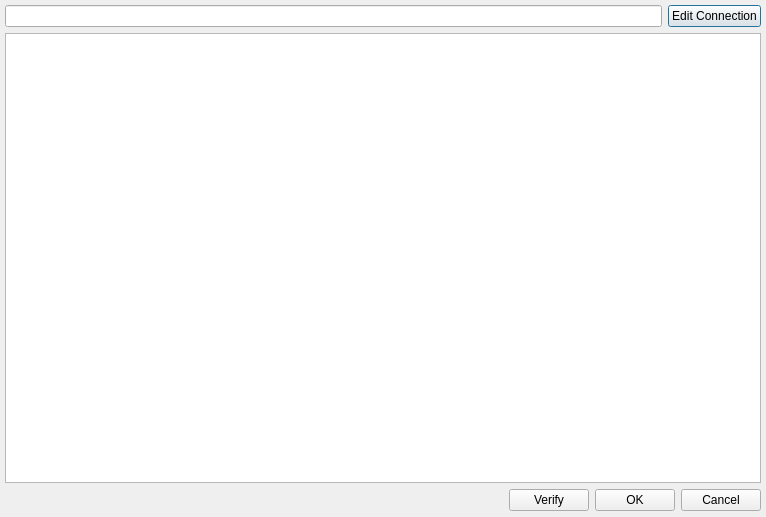
<ui version="4.0" >
 <author></author>
 <comment></comment>
 <exportmacro></exportmacro>
 <class>CreateDatabaseDialogUI</class>
 <widget class="QDialog" name="CreateDatabaseDialogUI" >
  <property name="geometry" >
   <rect>
    <x>0</x>
    <y>0</y>
    <width>766</width>
    <height>517</height>
   </rect>
  </property>
  <property name="windowTitle" >
   <string>Create/Verify Database</string>
  </property>
  <layout class="QVBoxLayout" >
   <property name="margin" >
    <number>5</number>
   </property>
   <property name="spacing" >
    <number>6</number>
   </property>
   <item>
    <layout class="QHBoxLayout" >
     <property name="margin" >
      <number>0</number>
     </property>
     <property name="spacing" >
      <number>6</number>
     </property>
     <item>
      <widget class="QLineEdit" name="mConnectionStatus" >
       <property name="readOnly" >
        <bool>true</bool>
       </property>
      </widget>
     </item>
     <item>
      <widget class="QPushButton" name="mEditConnectionButton" >
       <property name="text" >
        <string>Edit Connection</string>
       </property>
      </widget>
     </item>
    </layout>
   </item>
   <item>
    <widget class="QTableWidget" name="mTableWidget" />
   </item>
   <item>
    <layout class="QHBoxLayout" >
     <property name="margin" >
      <number>0</number>
     </property>
     <property name="spacing" >
      <number>6</number>
     </property>
     <item>
      <spacer>
       <property name="orientation" >
        <enum>Qt::Horizontal</enum>
       </property>
       <property name="sizeHint" >
        <size>
         <width>167</width>
         <height>23</height>
        </size>
       </property>
      </spacer>
     </item>
     <item>
      <widget class="QPushButton" name="mVerifyButton" >
       <property name="text" >
        <string>Verify</string>
       </property>
      </widget>
     </item>
     <item>
      <widget class="QPushButton" name="mCreateButton" >
       <property name="text" >
        <string>OK</string>
       </property>
      </widget>
     </item>
     <item>
      <widget class="QPushButton" name="mCloseButton" >
       <property name="text" >
        <string>Cancel</string>
       </property>
      </widget>
     </item>
    </layout>
   </item>
  </layout>
 </widget>
 <resources/>
 <connections>
  <connection>
   <sender>mCreateButton</sender>
   <signal>clicked()</signal>
   <receiver>CreateDatabaseDialogUI</receiver>
   <slot>accept()</slot>
   <hints>
    <hint type="sourcelabel" >
     <x>278</x>
     <y>253</y>
    </hint>
    <hint type="destinationlabel" >
     <x>96</x>
     <y>254</y>
    </hint>
   </hints>
  </connection>
  <connection>
   <sender>mCloseButton</sender>
   <signal>clicked()</signal>
   <receiver>CreateDatabaseDialogUI</receiver>
   <slot>reject()</slot>
   <hints>
    <hint type="sourcelabel" >
     <x>369</x>
     <y>253</y>
    </hint>
    <hint type="destinationlabel" >
     <x>179</x>
     <y>282</y>
    </hint>
   </hints>
  </connection>
 </connections>
</ui>
